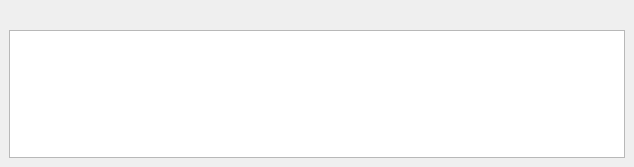
<?xml version="1.0" encoding="UTF-8"?>
<ui version="4.0">
 <class>qNote</class>
 <widget class="QDockWidget" name="qNote">
  <property name="geometry">
   <rect>
    <x>0</x>
    <y>0</y>
    <width>634</width>
    <height>167</height>
   </rect>
  </property>
  <property name="windowTitle">
   <string>qNote</string>
  </property>
  <widget class="QWidget" name="dockWidgetContents">
   <layout class="QVBoxLayout" name="verticalLayout">
    <item>
     <widget class="QToolButton" name="add_hyperlink_btn">
      <property name="styleSheet">
       <string notr="true">border:none;background-color:None</string>
      </property>
      <property name="icon">
       <iconset>
        <normaloff>link_image.jpg</normaloff>link_image.jpg</iconset>
      </property>
      <property name="iconSize">
       <size>
        <width>12</width>
        <height>12</height>
       </size>
      </property>
     </widget>
    </item>
    <item>
     <widget class="QTextEditEnhanced" name="edit">
      <property name="lineWrapMode">
       <enum>QTextEdit::NoWrap</enum>
      </property>
     </widget>
    </item>
   </layout>
  </widget>
 </widget>
 <customwidgets>
  <customwidget>
   <class>QTextEditEnhanced</class>
   <extends>QTextEdit</extends>
   <header>qNote.QTextEditEnhanced.h</header>
  </customwidget>
 </customwidgets>
 <resources/>
 <connections/>
</ui>
